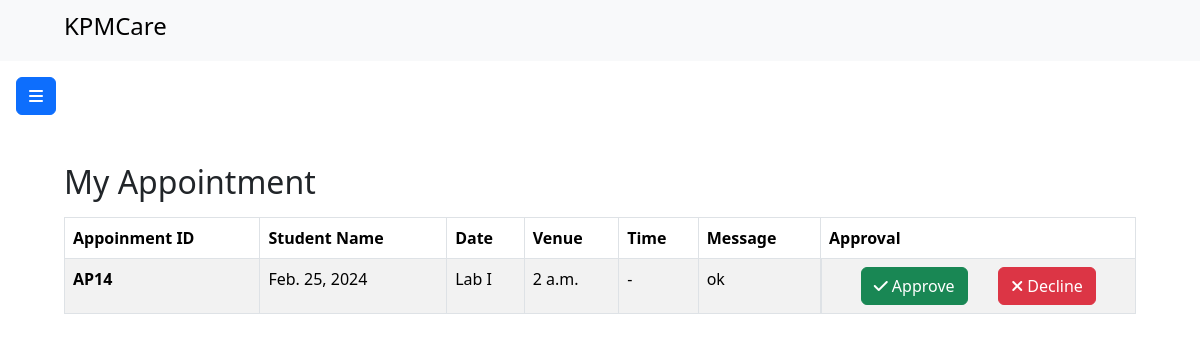
The page /intervention/lecturer/myAppointment/pending/l11 on the database as committed earlier.
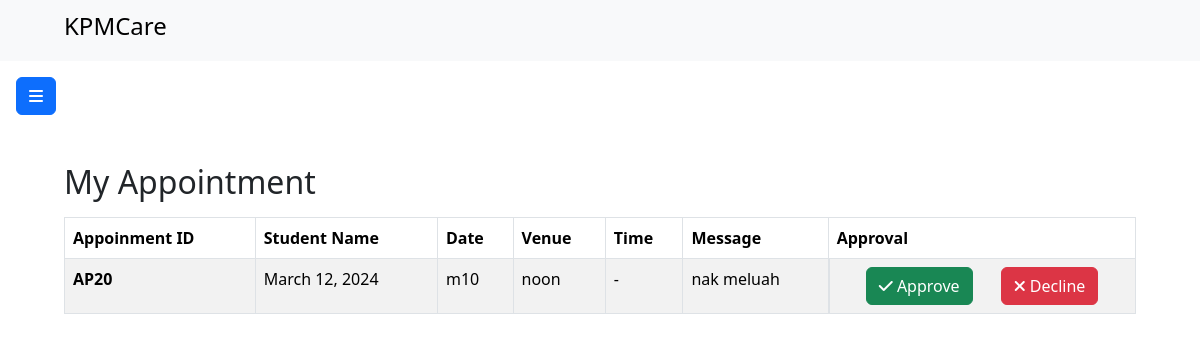
The same page on the database as committed later.
### intervention/models.py (models this page shows)
class Appointment(models.Model):
    mentor = models.ForeignKey(Mentor, on_delete=models.CASCADE)
    student = models.ForeignKey(Student, on_delete=models.CASCADE)
    appointmentDate = models.DateField()
    venue = models.CharField(max_length=100)
    time = models.TimeField()
    description = models.TextField(blank=True, null=True, default="-")
    purpose = models.TextField(blank=True, null=True, default="-")
    status = models.CharField(max_length=8, default="Pending...")

### intervention/views.py (the view)
# urls.py: path("lecturer/myAppointment/pending/<str:mentorId>", views.viewPendingApp, name="Pending"),
def viewPendingApp(request, mentorId):
    lecturer = Mentor.objects.get(mentorId=mentorId)
    pendingApp=Appointment.objects.filter(mentor=mentorId).values
    mentorDetails = Mentor.objects.all().values
    pending = {
        'lecturerDetails': lecturer,
        'pendingApp':pendingApp
    }
    return render(request, "appointmentPending.html", pending)

### intervention/templates/appointmentPending.html (shortened to what this page needs)
{% load static%}
<!DOCTYPE html>
<html lang="en>
<head>
    <meta charset=" utf-8">
<link href="https://cdn.jsdelivr.net/npm/bootstrap@5.3.2/dist/css/bootstrap.min.css" rel="stylesheet"
>
<link rel="stylesheet" href="{% static 'style.css'%}">
</head>
<body>
    <nav class="navbar bg-body-tertiary">
        <div class="container-fluid">
            <span class="navbar-brand my-nav mb-0 h1">
                <img src="{% static 'assets/LogoKPM.png' %}" alt="" width="40">
                <h4>KPMCare</h4>
            </span>
        </div>
    </nav>
    <main>
        <button class="btn btn-primary" type="button" data-bs-toggle="offcanvas" data-bs-target="#leftOffcanvas"
            aria-controls="leftOffcanvas">
            <i class="fa-solid fa-bars"></i>
        </button>
        <div class="content">
            <div class="title-header mb-2 mt-5">
                <h2>My Appointment</h2>
            </div>
            <table class="table table-striped table-hover table-bordered">
                <thead>
                    <tr>
                        <th scope="col">Appoinment ID</th>
                        <th scope="col">Student Name</th>
                        <th scope="col">Date</th>
                        <th scope="col">Venue</th>
                        <th scope="col">Time</th>
                        <th scope="col">Message</th>
                        <th scope="col">Approval</th>
                    </tr>
                </thead>
                <tbody>
                    {% for appointment in pendingApp %}
                    {% if appointment.status == "Pending..."%}
                    <tr>
                        <th scope="row">AP{{ appointment.id }}</th>
                        <td>{{ appointment.appointmentDate }}</td>
                        <td>{{ appointment.venue }}</td>
                        <td>{{ appointment.time }}</td>
                        <td>{{ appointment.description }}</td>
                        <td>{{ appointment.purpose }}</td>
                        <td class="d-flex justify-content-evenly">
                            <a type="button" href="{% url 'success' appointment.id lecturerDetails.mentorId %}" class="btn btn-success mr-2"><i class="fas fa-check"></i> Approve</a>
                            <a type="button" href="{% url 'reject' appointment.id lecturerDetails.mentorId %}" class="btn btn-danger"><i class="fas fa-times"></i> Decline</a>
                        </td>
                    </tr>
                    {%endif%}
                    {% endfor %}
                </tbody>
            </table>
        </div>
    </main>
</body>
</html>

Rows that differ between the two databases and show on the page:
no longer on this page (row edited): Appointment: id "14", appointmentDate "Feb. 25, 2024", venue "Lab I", time "2 a.m.", description "-", purpose "ok"
added Appointment: id "20", appointmentDate "March 12, 2024", venue "m10", time "noon", description "-", purpose "nak meluah"
